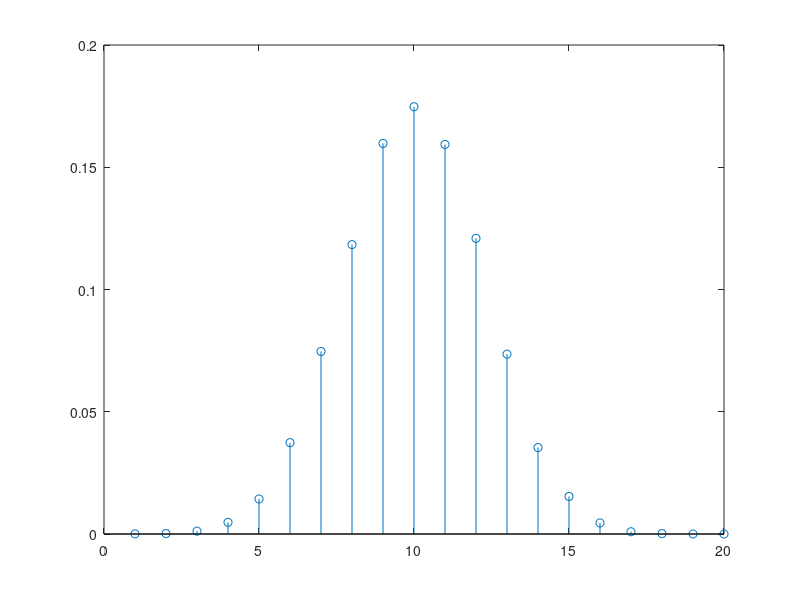

Recreate this plot in MATLAB.
n = 20;
p = 0.5;
N = 1e5;
vp = zeros(1,n);

for k = 1:1:n
    lancamentos = rand(n,N) > p;
    sucessos= sum(lancamentos)==k;
    probSimulacao= sum(sucessos)/N;
    vp(k) = probSimulacao;
end

stem(1:n, vp);